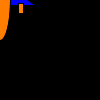
Frame 1 (no input)
Frame 60 (the mouse pressed at the canvas centre just before this capture): identical to frame 1, image omitted
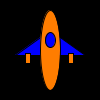
Frame 120 (the mouse held since frame 60 and released just before this capture)

The Processing sketch that drew these frames (run headless with seeded random() and noise(); from frame 60 on, the mouse is pressed at the canvas centre):

// Processing sketch: spaceshipStarter09_25_18
// ── spaceshipStarter09_25_18.pde
// Devin Killinger
// 09/25/18

void setup () {
  size (100, 100);
}

// Draw Spaceship

void draw () {
  noCursor ();
  background (0);
  drawShip (mouseX, mouseY);
}

void drawShip (int x, int y) {
 
  // Draw Wings
  
  fill (0, 0, 255);
  triangle (x, y-20, x+35, y+5, x, y+5);
  triangle (x, y-20, x-35, y+5, x, y+5);
  
  // Draw Thrusters
  
  fill (255,125,0);
  rect (x-25, y+3, 5, 10);
  rect (x+18, y+3, 5, 10);
  
  // Draw Hull
  
  fill (255, 125, 0);
  ellipse (x, y, 20, 80);
  
  // Draw Cockpit
  
  fill (0, 0, 255);
  ellipse (x, y-10, 10, 15);
  
}
